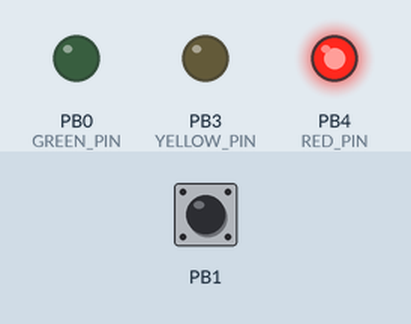
This sketch was run on a simulated ATtiny85, built with avr-gcc and run on an emulated ATtiny85. On the bench: output pins drawn as LEDs (lit = HIGH). The inputs (shaded band) are chosen by the test bench; at power-on: PB1 HIGH.

Above: at 1.2 s.
1.3 s: PB1 pulled LOW for 0.15 s
At 2.5 s:
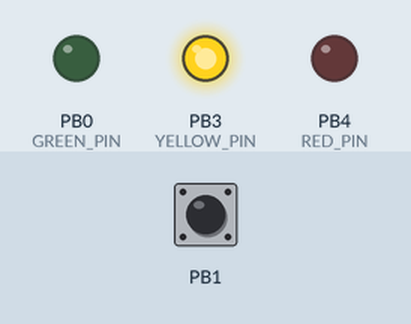
2.9 s: PB1 pulled LOW for 1 s
At 4.9 s:
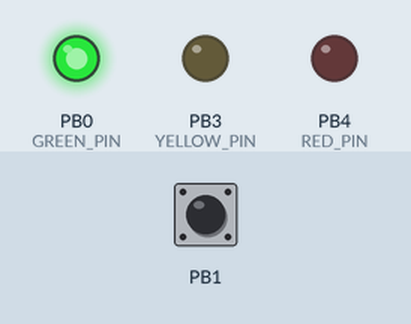
5.4 s: PB1 pulled LOW for 0.15 s
At 6.7 s:
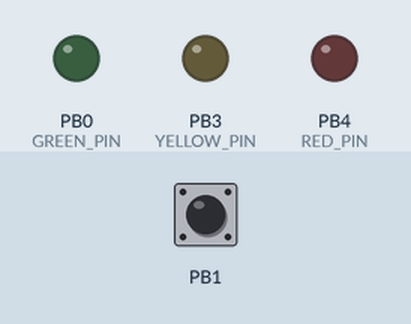
7.0 s: PB1 pulled LOW for 3.2 s
At 10.9 s:
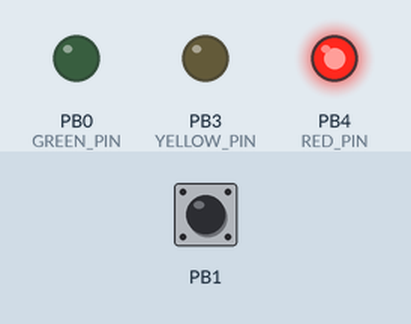
Timing chart, 0 to 12.4 s (numbered marks = the images above; inputs shaded):
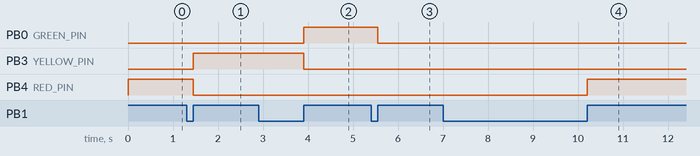

The sketch:

SemaphoreController.ino
```cpp
//Includes
#include <avr/io.h>
#include <avr/interrupt.h>

#define INTERRUPTPIN PCINT1       //this is PB1 per the schematic
/*
 * Alias for the ISR: "PCINT_VECTOR" (Note: There is only one PCINT ISR,
 * PCINT0 in the name maybe be misleading, hence the Alias, this how the
 * datasheet refers to it)
 */
#define PCINT_VECTOR PCINT0_vect
#define DATADIRECTIONPIN DDB1     //Page 64 of data sheet
#define PORTPIN PB1               //Page 64 of data sheet
#define READPIN PINB1             //Page 64 of data sheet

#define RED_PIN PB4
#define YELLOW_PIN PB3
#define GREEN_PIN PB0

#define sbi(sfr, bit) (_SFR_BYTE(sfr) |= _BV(bit))  //OR
#define cbi(sfr, bit) (_SFR_BYTE(sfr) &= ~_BV(bit)) //AND

static volatile byte LEDState = 0; //variable used within ISR must be declared Volatile.

void setup() {
    cli(); //disable interrupts during setup

    pinMode(RED_PIN, OUTPUT);
    pinMode(YELLOW_PIN, OUTPUT);
    pinMode(GREEN_PIN, OUTPUT);
    digitalWrite(RED_PIN, LOW);
    digitalWrite(YELLOW_PIN, LOW);
    digitalWrite(GREEN_PIN, LOW);

    LEDState = 0;

    PCMSK |= (1 << INTERRUPTPIN);   //sbi(PCMSK,INTERRUPTPIN) also works; tell pin change mask to listen to pin2/pb3 //SBI
    GIMSK |= (1 << PCIE);           //enable PCINT interrupt in the general interrupt mask //SBI

    DDRB &= ~(1 << DATADIRECTIONPIN); //cbi(DDRB, DATADIRECTIONPIN); set up as input; pin2 clear bit; set to zero
    PORTB |= (1<< PORTPIN);           //cbi(PORTB, PORTPIN); disable pull-up; hook up pulldown resistor; set to zero
    sei();                            //enable interrupts after setup

}

void loop() {
    switch(LEDState) {
      case 0:
      //Off
        digitalWrite(RED_PIN,LOW);
        digitalWrite(YELLOW_PIN,LOW);
        digitalWrite(GREEN_PIN,LOW);
        break;
      case 1:
      //Red
        digitalWrite(RED_PIN,HIGH);
        digitalWrite(YELLOW_PIN,LOW);
        digitalWrite(GREEN_PIN,LOW);
        break;
      case 2:
      //Yellow
        digitalWrite(RED_PIN,LOW);
        digitalWrite(YELLOW_PIN,HIGH);
        digitalWrite(GREEN_PIN,LOW);
        break;
      case 3:
      //Green
        digitalWrite(RED_PIN,LOW);
        digitalWrite(YELLOW_PIN,LOW);
        digitalWrite(GREEN_PIN,HIGH);
        break;
      default:
        break;
    }
}


ISR(PCINT_VECTOR)
{
  //Since the PCINTn triggers on both rising and falling edge let's just looks for rising edge
  //i.e. pin goes to 5v

  byte pinState;
  pinState = (PINB >> READPIN)& 1;  //PINB is the register to read the state of the pins
  if (pinState > 0) {               //look at the pin state on the pin PINB register- returns 1 if high
    LEDState = LEDState + 1;
  }

  if (LEDState > 3) {
    LEDState = 0;
  }
}
```

Measured:
- after the input at 1.3 s, PB3 (YELLOW_PIN): LOW → HIGH after 0.15 s; PB4 (RED_PIN): HIGH → LOW after 0.15 s
- after the input at 2.9 s, PB0 (GREEN_PIN): LOW → HIGH after 1.0 s; PB3 (YELLOW_PIN): HIGH → LOW after 1.0 s
- after the input at 5.4 s, PB0 (GREEN_PIN): HIGH → LOW after 0.15 s
- after the input at 7.0 s, PB4 (RED_PIN): LOW → HIGH after 3.2 s
